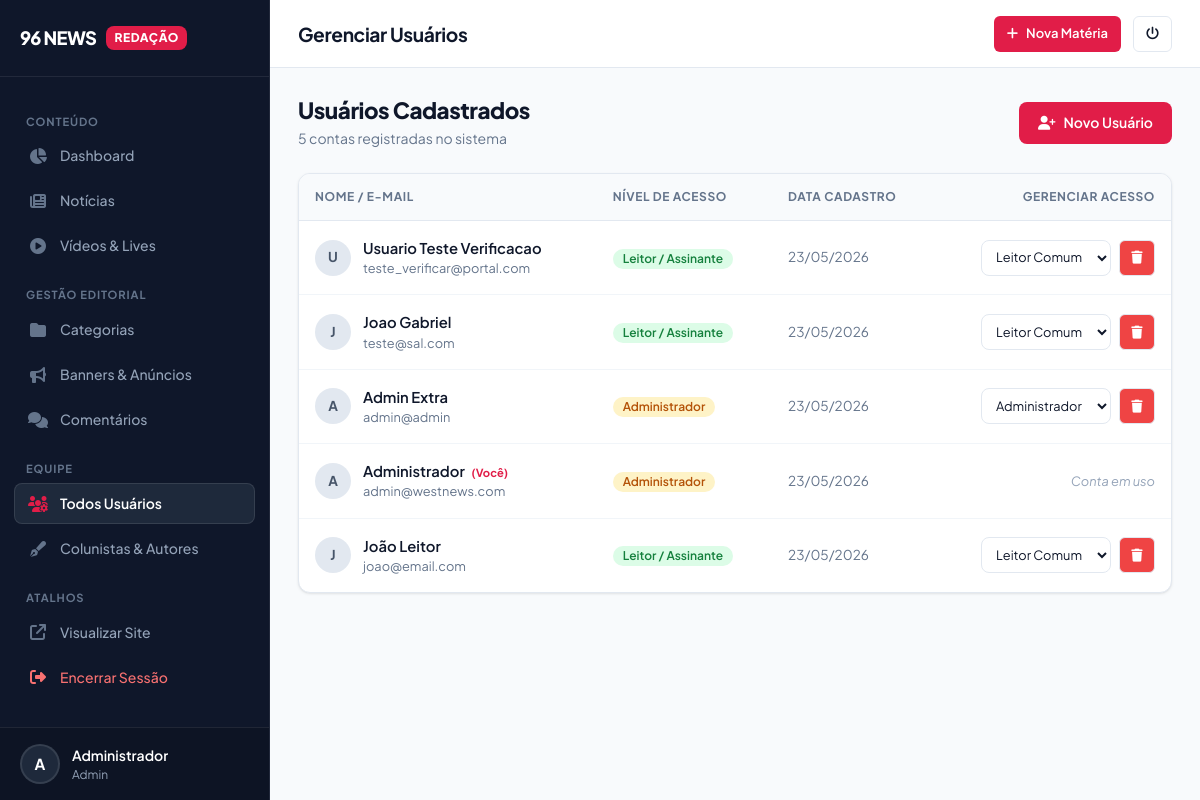
Before: /admin/usuarios.php (signed in) with the older database file.
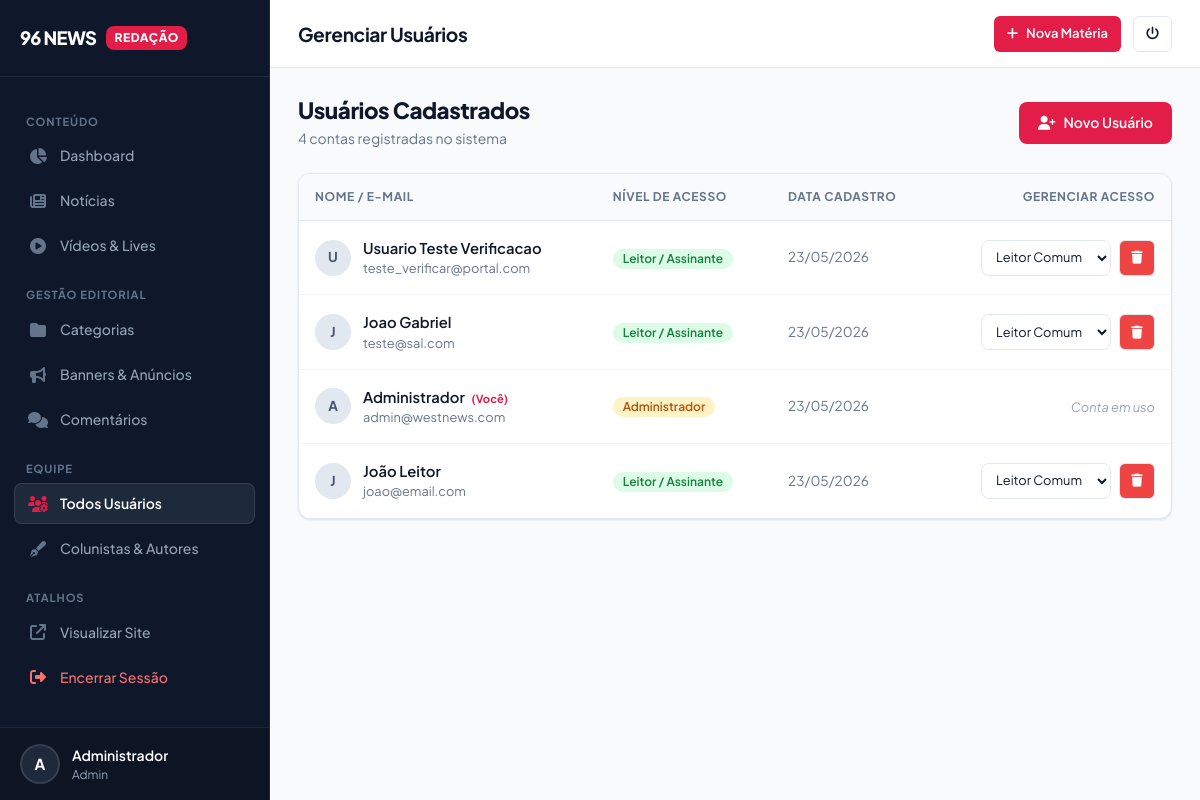
After: the same page with the newer database file.
### tables this page shows
CREATE TABLE `usuarios` (
  `id` INTEGER PRIMARY KEY AUTOINCREMENT,
  `nome` TEXT NOT NULL,
  `email` TEXT NOT NULL UNIQUE,
  `senha` TEXT NOT NULL,
  `tipo` TEXT DEFAULT 'user',
  `foto_perfil` TEXT DEFAULT NULL,
  `bio` TEXT,
  `criado_em` TIMESTAMP DEFAULT CURRENT_TIMESTAMP,
  `atualizado_em` TIMESTAMP DEFAULT CURRENT_TIMESTAMP
, verificado INTEGER DEFAULT 0, token_verificacao TEXT DEFAULT NULL, created_at DATETIME);

### includes/functions.php (called while the page is built, shortened)
<?php
function escape($string) {
    return htmlspecialchars($string, ENT_QUOTES, 'UTF-8');
}
function getCsrfToken() {
    return $_SESSION['csrf_token'];
}

### admin/usuarios.php (the view, shortened to what the changed rows need)
<?php
$filtro = $_GET['filter'] ?? '';
require_once __DIR__ . '/includes/header.php';
$pdo = Database::getInstance();
if ($filtro == 'colunista') {
    $usuarios = $pdo->query("SELECT id, nome, email, tipo, criado_em FROM usuarios WHERE tipo IN ('admin', 'jornalista', 'colunista') ORDER BY criado_em DESC")->fetchAll();
    $titulo_pagina = "Colunistas e Autores da Redação";
} else {
    $usuarios = $pdo->query("SELECT id, nome, email, tipo, criado_em FROM usuarios ORDER BY criado_em DESC")->fetchAll();
    $titulo_pagina = "Usuários Cadastrados";
}
?>
<div style="display: flex; justify-content: space-between; align-items: center; margin-bottom: 24px; flex-wrap: wrap; gap: 16px;">
    <div>
        <h2 style="font-size: 1.4rem; font-weight: 800; margin: 0; color: var(--adm-text-main);">
            <?= $titulo_pagina ?>
        </h2>
        <p style="margin: 4px 0 0 0; color: var(--adm-text-muted); font-size: 0.875rem;">
            <?= count($usuarios) ?> contas registradas no sistema
        </p>
    </div>
</div>
<div class="card" style="padding: 0; overflow: hidden;">
    <div class="table-responsive">
        <table>
            <thead>
                <tr>
                    <th>Nome / E-mail</th>
                    <th>Nível de Acesso</th>
                    <th>Data Cadastro</th>
                    <th style="text-align: right;">Gerenciar Acesso</th>
                </tr>
            </thead>
            <tbody>
                <?php foreach ($usuarios as $u): ?>
                <tr>
                    <td>
                        <div style="display: flex; align-items: center; gap: 12px;">
                            <div style="width: 36px; height: 36px; border-radius: 50%; background: #e2e8f0; color: #475569; display: flex; align-items: center; justify-content: center; font-weight: 700; font-size: 0.85rem; flex-shrink: 0;">
                                <?= strtoupper(substr($u['nome'], 0, 1)) ?>
                            </div>
                            <div>
                                <div style="font-weight: 600; color: var(--adm-text-main); font-size: 0.925rem;">
                                    <?= escape($u['nome']) ?>
                                    <?php if ($u['id'] == $_SESSION['user_id']): ?>
                                        <span style="font-size: 0.7rem; color: var(--adm-accent); font-weight: 700; margin-left: 4px;">(Você)</span>
                                    <?php endif; ?>
                                </div>
                                <div style="font-size: 0.8rem; color: var(--adm-text-muted);">
                                    <?= escape($u['email']) ?>
                                </div>
                            </div>
                        </div>
                    </td>
                    <td>
                        <?php if ($u['tipo'] == 'admin'): ?>
                            <span class="badge badge-warning">Administrador</span>
                        <?php elseif ($u['tipo'] == 'jornalista'): ?>
                            <span class="badge badge-info">Jornalista</span>
                        <?php elseif ($u['tipo'] == 'colunista'): ?>
                            <span class="badge badge-info" style="background: #f3e8ff; color: #7e22ce;">Colunista</span>
                        <?php else: ?>
                            <span class="badge badge-success">Leitor / Assinante</span>
                        <?php endif; ?>
                    </td>
                    <td style="font-size: 0.85rem; color: var(--adm-text-muted); white-space: nowrap;">
                        <?= date('d/m/Y', strtotime($u['criado_em'])) ?>
                    </td>
                    <td style="text-align: right; white-space: nowrap;">
                        <?php if ($u['id'] != $_SESSION['user_id']): ?>
                            <div style="display: inline-flex; gap: 8px; align-items: center;">
                                <form action="usuarios.php" method="GET" style="margin: 0;">
                                    <select name="set_role" onchange="if(confirm('Deseja alterar o perfil deste usuário?')) this.form.submit(); else this.value='<?= $u['tipo'] ?>';" class="form-control btn-sm" style="padding: 6px 10px; font-size: 0.8rem; height: 36px; min-width: 130px;">
                                        <option value="user" <?= $u['tipo'] == 'user' ? 'selected' : '' ?>>Leitor Comum</option>
                                        <option value="admin" <?= $u['tipo'] == 'admin' ? 'selected' : '' ?>>Administrador</option>
                                    </select>
                                </form>
                                <a href="usuarios.php?delete=<?= $u['id'] ?>&token=<?= getCsrfToken() ?><?= $filtro ? "&filter=$filtro" : '' ?>"
                                   class="btn btn-sm btn-outline btn-icon btn-danger"
                                   onclick="return confirm('Deseja excluir este usuário? As matérias que ele escreveu continuarão preservadas no portal.')"
                                   title="Excluir Usuário">
                                    <i class="fas fa-trash"></i>
                                </a>
                            </div>
                        <?php else: ?>
                            <span style="font-size: 0.8rem; color: var(--adm-text-light); font-style: italic;">Conta em uso</span>
                        <?php endif; ?>
                    </td>
                </tr>
                <?php endforeach; ?>
            </tbody>
        </table>
    </div>
</div>
<?php require_once __DIR__ . '/includes/footer.php'; ?>

Changed rows visible on the page:
removed usuarios: nome "A", nome "Admin Extra", email "admin@admin", shows "Administrador", criado_em "23/05/2026", set_role "Administrador"
Other visible differences:
count($usuarios): "5" → "4"
